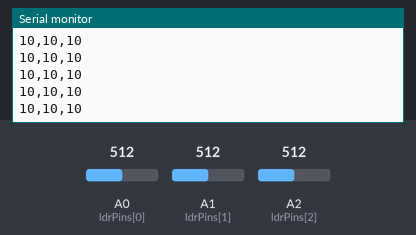
This sketch was run on a simulated Arduino Uno, built with avr-gcc and run on an emulated ATmega328P. On the bench: the last lines printed to the serial monitor. The inputs (shaded band) are chosen by the test bench; at power-on: A1 (ldrPins[1]) = 512, A2 (ldrPins[2]) = 512, A0 (ldrPins[0]) = 512.

Above: at 2.7 s.
2.8 s: A1 (ldrPins[1]) set to 538
At 3.6 s:
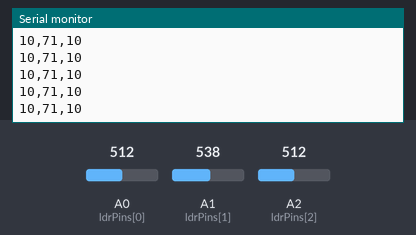
4.3 s: A1 (ldrPins[1]) set to 559
At 4.8 s:
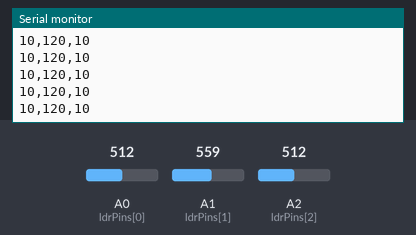
5.8 s: A2 (ldrPins[2]) set to 554
At 6.6 s:
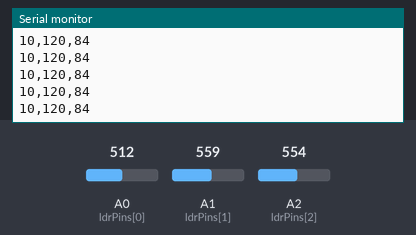
8.8 s: A2 (ldrPins[2]) set to 570
At 9.8 s:
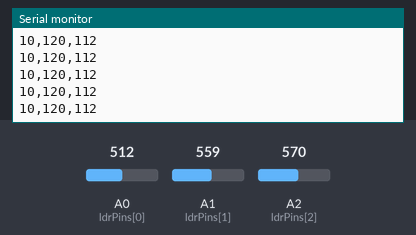
Timing chart, 0 to 11.8 s (numbered marks = the images above; inputs shaded):
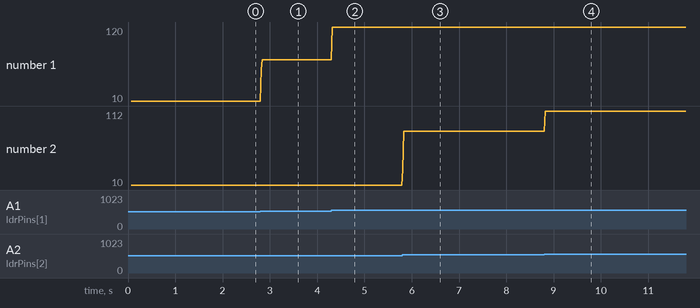

Measured:
- after the input at 2.8 s, the serial monitor: prints a new line at once (image 1)
- after the input at 4.3 s, the serial monitor: prints a new line at once (image 2)
- after the input at 5.8 s, the serial monitor: prints a new line at once (image 3)
- after the input at 8.8 s, the serial monitor: prints a new line at once (image 4)
- plotted number 1: 10 → 71 after the input at 2.8 s, 71 → 120 after the input at 4.3 s
- plotted number 2: 10 → 84 after the input at 5.8 s, 84 → 112 after the input at 8.8 s

The sketch:

sensor.ino
```cpp
const int ldrPins[3] = {A0, A1, A2};
short color[3] = {};
double ratio[3] = {1,1,1};

// these values are only for testing

//first test
//short LM[2][3] = {{14, 0, 0}, {431, 203, 318}};

//second test
short LM[2][3] = {{}, {237, 612, 645}};


void readColor(bool calibrate = false){
  // declaring a variable to get the average
  short holder[3] = {};

  // read and add all values to get the average
  // since we are using 2 ms delay it will take nearly 20 ms to read the color
  for(size_t i = 0; i < 10; ++i){
    for(size_t j = 0; j < 3; ++j)
      holder[j] += analogRead(ldrPins[j]);
      delay(2);
  }// end of the for loop

  // now get the average
  for (size_t i = 0; i < 3; ++i){
    if (calibrate){
      color[i] = holder[i] / 10 * ratio[i];
    }else{
      color[i] = (holder[i] / 10) * ratio[i];
      color[i] = int(map(color[i], LM[0][i], LM[1][i], 10, 245));
    }
  }
}// end of the read color function


void calibrate(){
  readColor(true); // read the RGB values
  double average = {};
  for (size_t i = 0; i < 3; ++i) average += (float(color[i])/3);
  for (size_t i = 0; i < 3; ++i) ratio[i] = average / color[i];

  // then assign that value to minimum of LM
  readColor(true);
  for (short i = 0; i < 3; ++i)
    LM[0][i] = color[i];

}// end of calibration

void setup(){
  Serial.begin(9600);
  calibrate(); // calibrate sensors
}// end of void seup

void loop(){
  readColor(); // read the color from the sensor
  sendBT(); // output data using blutooth
}// end of void loop

void sendBT(){
  Serial.print(color[0]);
  Serial.print(",");
  Serial.print(color[1]);
  Serial.print(",");
  Serial.print(color[2]);
  Serial.println();
}// end of printing details in to the serial monitor
```
